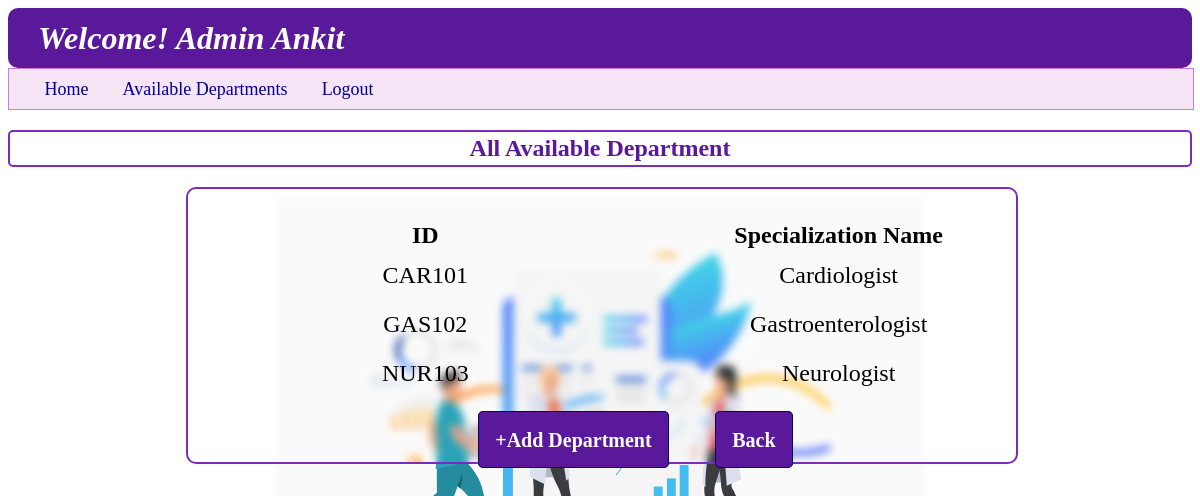
/admin_department, run on an earlier commit of the app's database.
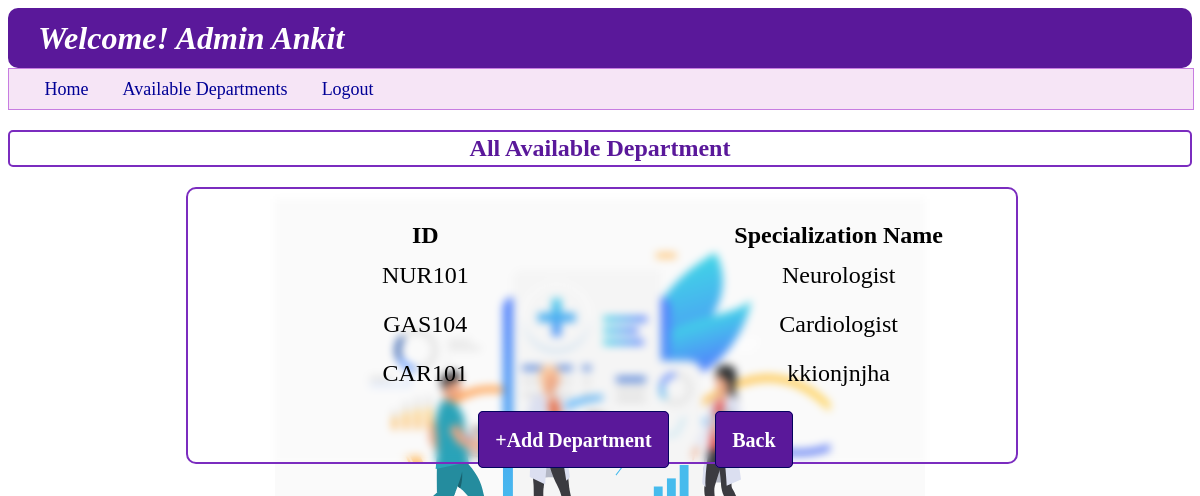
And on a later commit of the database.
### backend/models.py (models this page shows)
class Department(db.Model):
    __tablename__ = "department"
    id=db.Column(db.String,primary_key=True,nullable=False)
    specialization=db.Column(db.String,nullable=False)
    description=db.Column(db.String,nullable=False)
    doctor=db.relationship("Doctor_Info",cascade="all,delete",backref="department",lazy=True)

### backend/controllers.py (the view)
@app.route("/admin_department")
def admin_department():
    dep=all_departments()
    return render_template("admin_department.html",department_list=dep,usern=a_n(),pop_up="")

### backend/controllers.py (called while the page is built)
def a_n():
    u = User_Info.query.filter_by(role=0).first()
    if u:
        return u.full_name

def all_departments():
    dept=Department.query.all()
    return dept

### templates/admin_department.html (shortened to what this page needs)
{%extends "admin_layout.html"%}
{%block content%}
    <h2 style="text-align: center; font-weight: bold; border: 2px solid rgb(123,44,191);padding: 3px; color: rgb(90,24,154); border-radius: 5px; ">All Available Department</h2>
    <div class="login_panel" style="width: 70%; margin-left: 15%; border: 2px solid rgb(123,44,191)">
        {%if department_list%}
        <table class="table_user_dashboard">
            <thead style="margin: 10px;">
                <th>ID</th>
                <th>Specialization Name</th>
            </thead>
            <tbody>
                {%for dept in department_list%}
                <tr>
                    <td>{{dept.id}}</td>
                    <td>{{dept.specialization}}</td>
                </tr>
                {%endfor%}
            </tbody>
        </table>
        {%else%}
        <h3>---Not Available---</h3>
        {%endif%}
        <a href="{{ url_for('add_department') }}" class="Centre_button" type="button" style="background-color: rgb(90,24,154); color: white;">+Add Department</a>
        <a href="{{ url_for('admin_dashboard',name=usern) }}" class="Centre_button" type="button" style="background-color: rgb(90,24,154); color: white; margin-left: 5%;">Back</a>
    </div>
{%endblock%}

What changed in the data, as far as the page shows it:
removed Department: id "GAS102", specialization "Gastroenterologist"
removed Department: id "NUR103", specialization "Neurologist"
added Department: id "NUR101", specialization "Neurologist"
added Department: id "GAS104", specialization "Cardiologist"
changed Department "CAR101": specialization "Cardiologist" → "kkionjnjha"
